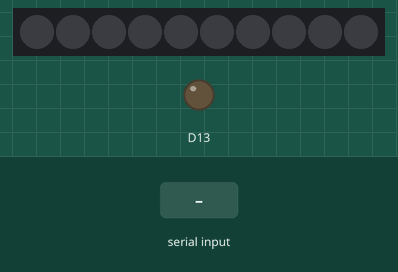
Bench run of a sketch on a simulated Adafruit Circuit Playground Express. On the bench: 10 RGB LEDs in strip order, left to right, output pins drawn as LEDs (lit = HIGH). The inputs (shaded band) are chosen by the test bench. Dim RGB values are drawn brighter than linear.

Above: at 1.2 s.
1.3 s: "90,45\n" received over Serial
At 2.3 s:
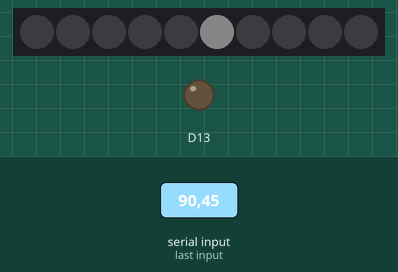
2.8 s: "30,150\n" received over Serial
At 3.5 s:
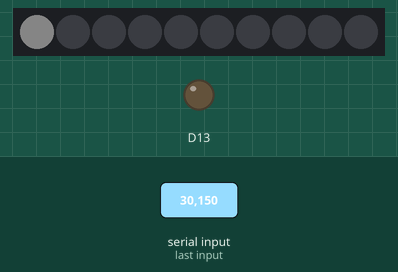
Timing chart, 0 to 5.8 s (numbered marks = the images above; inputs shaded):
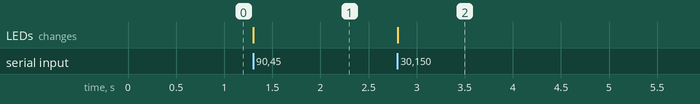

Measured:
- after the input at 1.3 s, the LEDs: change at once (image 1)
- after the input at 2.8 s, the LEDs: change at once (image 2)

The sketch:

ReceiveSingleCharacter.ino
```cpp
#include <Adafruit_CircuitPlayground.h>

void setup() {
  //Turn on Serial
  Serial.begin(9600);
  //kick off CPX
  CircuitPlayground.begin();
}

void loop() {
  //Constantly check for incoming characters
  while (Serial.available() > 0) {
    char input = Serial.read();
    //Convert the input to a number
    int number = input - '0';
    //Then turn on that neopixel
    if ((number >= 0) && (number <= 10)) {
      CircuitPlayground.clearPixels();
      CircuitPlayground.setPixelColor(number,100,100,100);
    }
  }
}
```
